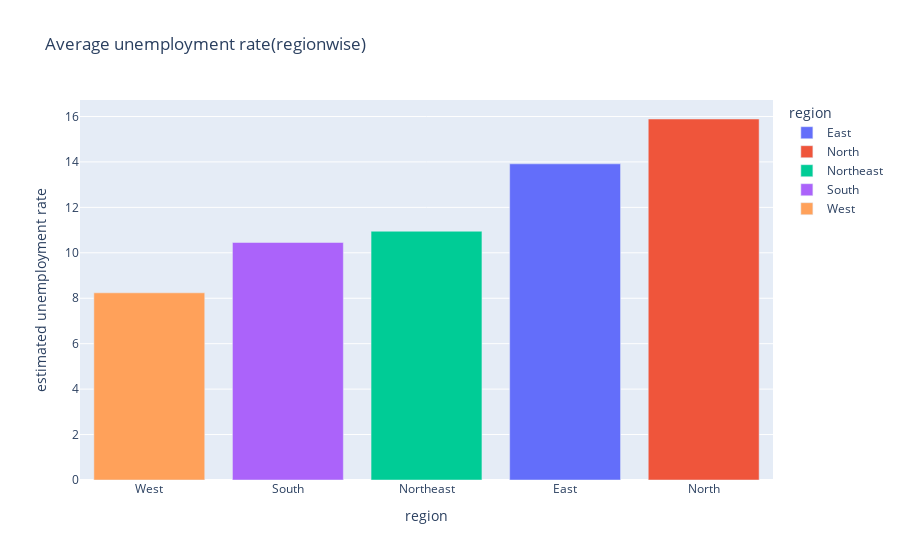

The notebook cell saved with this chart:
### Code cell
# --- Explication de cette cellule ---
# Average Unemployment Rate

fig = px.bar(region,x='region',y='estimated unemployment rate',color='region',title='Average unemployment rate(regionwise)')
fig.update_layout(xaxis={'categoryorder':'total ascending'})
fig.show()

### Figure 1 — Plotly figure (JSON) as saved in the notebook; plotly's stock layout.template omitted (floating-point values rounded to 4 significant figures)
{"data": [{"alignmentgroup": "True", "hovertemplate": "region=%{x}<br>estimated unemployment rate=%{y}<extra></extra>", "legendgroup": "East", "marker": {"color": "#636efa", "pattern": {"shape": ""}}, "name": "East", "offsetgroup": "East", "orientation": "v", "showlegend": true, "textposition": "auto", "type": "bar", "x": ["East"], "xaxis": "x", "y": [13.92], "yaxis": "y"}, {"alignmentgroup": "True", "hovertemplate": "region=%{x}<br>estimated unemployment rate=%{y}<extra></extra>", "legendgroup": "North", "marker": {"color": "#EF553B", "pattern": {"shape": ""}}, "name": "North", "offsetgroup": "North", "orientation": "v", "showlegend": true, "textposition": "auto", "type": "bar", "x": ["North"], "xaxis": "x", "y": [15.89], "yaxis": "y"}, {"alignmentgroup": "True", "hovertemplate": "region=%{x}<br>estimated unemployment rate=%{y}<extra></extra>", "legendgroup": "Northeast", "marker": {"color": "#00cc96", "pattern": {"shape": ""}}, "name": "Northeast", "offsetgroup": "Northeast", "orientation": "v", "showlegend": true, "textposition": "auto", "type": "bar", "x": ["Northeast"], "xaxis": "x", "y": [10.95], "yaxis": "y"}, {"alignmentgroup": "True", "hovertemplate": "region=%{x}<br>estimated unemployment rate=%{y}<extra></extra>", "legendgroup": "South", "marker": {"color": "#ab63fa", "pattern": {"shape": ""}}, "name": "South", "offsetgroup": "South", "orientation": "v", "showlegend": true, "textposition": "auto", "type": "bar", "x": ["South"], "xaxis": "x", "y": [10.45], "yaxis": "y"}, {"alignmentgroup": "True", "hovertemplate": "region=%{x}<br>estimated unemployment rate=%{y}<extra></extra>", "legendgroup": "West", "marker": {"color": "#FFA15A", "pattern": {"shape": ""}}, "name": "West", "offsetgroup": "West", "orientation": "v", "showlegend": true, "textposition": "auto", "type": "bar", "x": ["West"], "xaxis": "x", "y": [8.239], "yaxis": "y"}], "layout": {"barmode": "relative", "legend": {"title": {"text": "region"}, "tracegroupgap": 0}, "title": {"text": "Average unemployment rate(regionwise)"}, "xaxis": {"anchor": "y", "categoryarray": ["East", "North", "Northeast", "South", "West"], "categoryorder": "total ascending", "domain": [0, 1], "title": {"text": "region"}}, "yaxis": {"anchor": "x", "domain": [0, 1], "title": {"text": "estimated unemployment rate"}}}}
